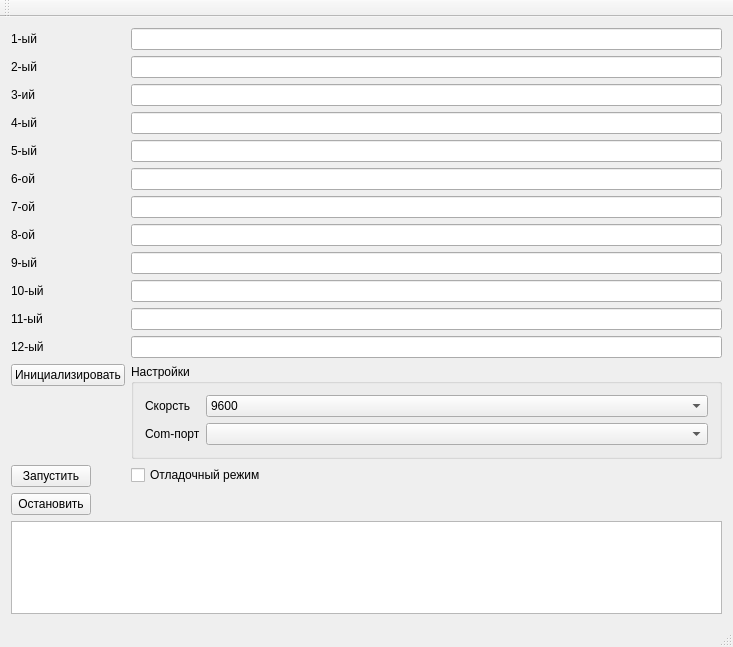
<?xml version="1.0" encoding="UTF-8"?>
<ui version="4.0">
 <class>MainWindow</class>
 <widget class="QMainWindow" name="MainWindow">
  <property name="geometry">
   <rect>
    <x>0</x>
    <y>0</y>
    <width>733</width>
    <height>647</height>
   </rect>
  </property>
  <property name="windowTitle">
   <string>testware_proto</string>
  </property>
  <widget class="QWidget" name="centralWidget">
   <layout class="QFormLayout" name="formLayout">
    <property name="fieldGrowthPolicy">
     <enum>QFormLayout::AllNonFixedFieldsGrow</enum>
    </property>
    <item row="0" column="0">
     <widget class="QLabel" name="channel1Label">
      <property name="text">
       <string>1-ый</string>
      </property>
     </widget>
    </item>
    <item row="0" column="1">
     <widget class="QLineEdit" name="channel1Edit"/>
    </item>
    <item row="1" column="0">
     <widget class="QLabel" name="channel2Label">
      <property name="text">
       <string>2-ый</string>
      </property>
     </widget>
    </item>
    <item row="1" column="1">
     <widget class="QLineEdit" name="channel2Edit"/>
    </item>
    <item row="2" column="0">
     <widget class="QLabel" name="channel3Label">
      <property name="text">
       <string>3-ий</string>
      </property>
     </widget>
    </item>
    <item row="2" column="1">
     <widget class="QLineEdit" name="channel3Edit"/>
    </item>
    <item row="3" column="0">
     <widget class="QLabel" name="channel4Label">
      <property name="text">
       <string>4-ый</string>
      </property>
     </widget>
    </item>
    <item row="3" column="1">
     <widget class="QLineEdit" name="channel4Edit"/>
    </item>
    <item row="4" column="0">
     <widget class="QLabel" name="channel5Label">
      <property name="text">
       <string>5-ый</string>
      </property>
     </widget>
    </item>
    <item row="4" column="1">
     <widget class="QLineEdit" name="channel5Edit"/>
    </item>
    <item row="5" column="0">
     <widget class="QLabel" name="channel6Label">
      <property name="text">
       <string>6-ой</string>
      </property>
     </widget>
    </item>
    <item row="5" column="1">
     <widget class="QLineEdit" name="channel6Edit"/>
    </item>
    <item row="6" column="0">
     <widget class="QLabel" name="channel7Label">
      <property name="text">
       <string>7-ой</string>
      </property>
     </widget>
    </item>
    <item row="7" column="0">
     <widget class="QLabel" name="channel8Label">
      <property name="text">
       <string>8-ой</string>
      </property>
     </widget>
    </item>
    <item row="8" column="0">
     <widget class="QLabel" name="channel9Label">
      <property name="text">
       <string>9-ый</string>
      </property>
     </widget>
    </item>
    <item row="9" column="0">
     <widget class="QLabel" name="channel10Label">
      <property name="text">
       <string>10-ый</string>
      </property>
     </widget>
    </item>
    <item row="10" column="0">
     <widget class="QLabel" name="channel11Label">
      <property name="text">
       <string>11-ый</string>
      </property>
     </widget>
    </item>
    <item row="11" column="0">
     <widget class="QLabel" name="channel12Label">
      <property name="text">
       <string>12-ый</string>
      </property>
     </widget>
    </item>
    <item row="6" column="1">
     <widget class="QLineEdit" name="channel7Edit"/>
    </item>
    <item row="7" column="1">
     <widget class="QLineEdit" name="channel8Edit"/>
    </item>
    <item row="8" column="1">
     <widget class="QLineEdit" name="channel9Edit"/>
    </item>
    <item row="9" column="1">
     <widget class="QLineEdit" name="channel10Edit"/>
    </item>
    <item row="10" column="1">
     <widget class="QLineEdit" name="channel11Edit"/>
    </item>
    <item row="11" column="1">
     <widget class="QLineEdit" name="channel12Edit"/>
    </item>
    <item row="13" column="0">
     <widget class="QPushButton" name="initButton">
      <property name="text">
       <string>Инициализировать</string>
      </property>
     </widget>
    </item>
    <item row="13" column="1">
     <widget class="QGroupBox" name="settingsBox">
      <property name="title">
       <string>Настройки</string>
      </property>
      <layout class="QFormLayout" name="formLayout_2">
       <item row="0" column="0">
        <widget class="QLabel" name="baudrateLabel">
         <property name="text">
          <string>Скорсть</string>
         </property>
        </widget>
       </item>
       <item row="1" column="0">
        <widget class="QLabel" name="comPortLabel">
         <property name="text">
          <string>Com-порт</string>
         </property>
        </widget>
       </item>
       <item row="1" column="1">
        <widget class="QComboBox" name="comPortsBox"/>
       </item>
       <item row="0" column="1">
        <widget class="QComboBox" name="baudrateBox">
         <item>
          <property name="text">
           <string>9600</string>
          </property>
         </item>
        </widget>
       </item>
      </layout>
     </widget>
    </item>
    <item row="14" column="0">
     <widget class="QPushButton" name="startButton">
      <property name="text">
       <string>Запустить</string>
      </property>
     </widget>
    </item>
    <item row="15" column="0">
     <widget class="QPushButton" name="stopButton">
      <property name="text">
       <string>Остановить</string>
      </property>
     </widget>
    </item>
    <item row="16" column="0" colspan="2">
     <widget class="QPlainTextEdit" name="plainTextEdit"/>
    </item>
    <item row="14" column="1">
     <widget class="QCheckBox" name="debugBox">
      <property name="text">
       <string>Отладочный режим</string>
      </property>
     </widget>
    </item>
   </layout>
  </widget>
  <widget class="QMenuBar" name="menuBar">
   <property name="geometry">
    <rect>
     <x>0</x>
     <y>0</y>
     <width>733</width>
     <height>21</height>
    </rect>
   </property>
  </widget>
  <widget class="QToolBar" name="mainToolBar">
   <attribute name="toolBarArea">
    <enum>TopToolBarArea</enum>
   </attribute>
   <attribute name="toolBarBreak">
    <bool>false</bool>
   </attribute>
  </widget>
  <widget class="QStatusBar" name="statusBar"/>
 </widget>
 <layoutdefault spacing="6" margin="11"/>
 <resources/>
 <connections/>
</ui>
